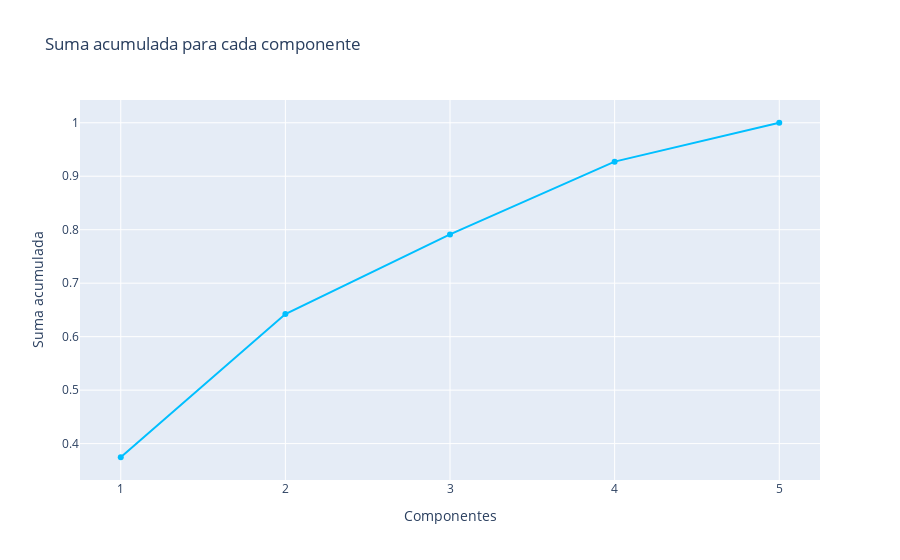

The code cell stored with this chart in its notebook:
### Markdown cell above
#### VARIANZA ACUMULADA

### Code cell
# Varianza acumulada 
cumsum_var = np.cumsum(varianza_exp)

fig = go.Figure()
fig.add_trace(
    go.Scatter(
        x=list(range(1, len(varianza_exp) + 1)),
        y=cumsum_var,
        mode="lines+markers",
        marker=dict(color="deepskyblue")
    )
)
fig.update_layout(
    xaxis=dict(
        title_text="Componentes",
        tickmode="array",
        tickvals=list(range(1, len(varianza_exp) + 1))
    ),
    yaxis_title="Suma acumulada",
    title="Suma acumulada para cada componente"
)
fig.show()

### Figure 1 — Plotly figure (JSON) as saved in the notebook; plotly's stock layout.template omitted (floating-point values rounded to 4 significant figures)
{"data": [{"marker": {"color": "deepskyblue"}, "mode": "lines+markers", "type": "scatter", "x": [1, 2, 3, 4, 5], "y": [0.3745, 0.6422, 0.7912, 0.9273, 1.0]}], "layout": {"title": {"text": "Suma acumulada para cada componente"}, "xaxis": {"tickmode": "array", "tickvals": [1, 2, 3, 4, 5], "title": {"text": "Componentes"}}, "yaxis": {"title": {"text": "Suma acumulada"}}}}
